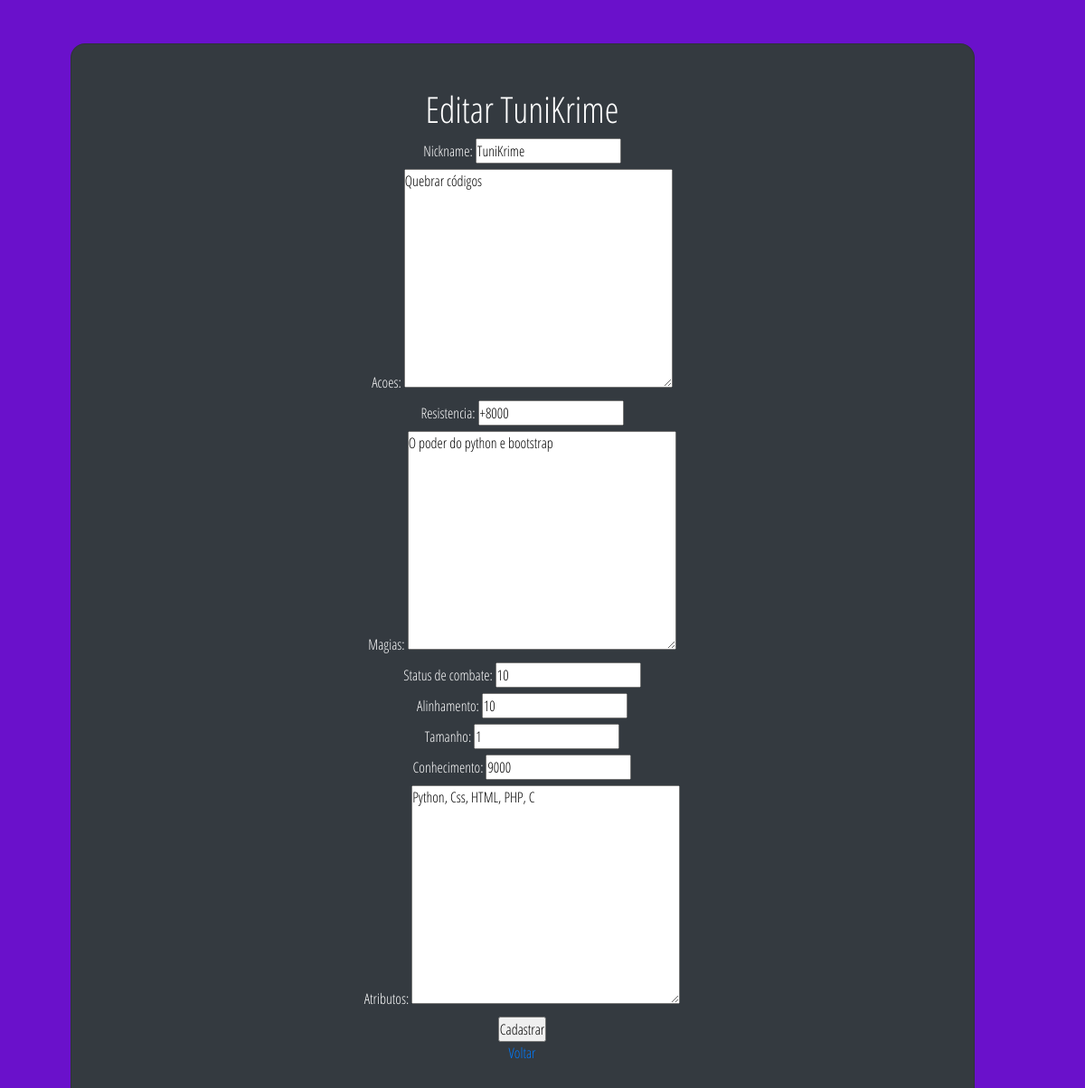
Screenshot of /editar-criatura/53/ (signed in) with the database file from the repository.
### bestiario_frontend/models.py (models this page shows)
class Criatura(models.Model):
    nickname = models.CharField(unique=True, max_length=100)
    atributos = models.TextField()
    status_combate = models.CharField(max_length=1024)
    tamanho = models.CharField(max_length=1024)
    conhecimento = models.CharField(max_length=1024)
    alinhamento = models.CharField(max_length=1024)
    resistencia = models.CharField(max_length=1024)
    acoes = models.TextField()
    magias = models.TextField()
    class Meta:
        db_table = 'criatura'

### bestiario_frontend/views.py (the view, shortened to what this page needs)
# urls.py: path('editar-criatura/<id>/', views.editarCriatura, name='editar-criatura'),
@login_required
def editarCriatura(request, id):
    try:
        criatura = Criatura.objects.get(id=id)
    except ObjectDoesNotExist or Exception:
        messages.error(request, "Erro, criatura não foi encontrada.")
        return redirect('painel')
    return render(request, 'editar-criatura.html', {'criatura': criatura})

### bestiario_frontend/templates/editar-criatura.html (shortened to what this page needs)
<!DOCTYPE html>
<html lang="en">
<head>
    {% load static %}
    <link href='{% static "style.css" %}' type="text/css" rel="stylesheet" />
    <link rel="stylesheet" href="{% static 'css/bootstrap.min.css' %}">
    <link rel="stylesheet" href="{% static 'fa/css/all.min.css' %}">
</head>
<body>
    <section class="cadastro">
        <div class="container py-5 h-100">
            <div class="row d-flex justify-content-center align-items-center h-100">
                <div class="col-12 col-md-8 col-lg-6 col-xl-5">
                    <div class="card bg-dark text-white" style="border-radius: 1rem;width: 1000px;margin-left: -300px;">
                        <div class="card-body p-5 text-center">
                            <div>
                                <h1>Editar {{criatura.nickname}}</h1>
                                <form action="#" method="POST">
                                    <label for="id_nickname">Nickname:</label>
                                    <input type="text" name="nickname" maxlength="100" id="id_nickname" value="{{ criatura.nickname }}">
                                    <br>
                                    <label for="id_acoes">Acoes:</label>
                                    <textarea name="acoes" cols="40" rows="10" id="id_acoes">{{ criatura.acoes}}</textarea>
                                    <br>
                                    <label for="id_resistencia">Resistencia:</label>
                                    <input type="text" name="resistencia" maxlength="1024" id="id_resistencia" value="{{ criatura.resistencia }}">
                                    <br>
                                    <label for="id_magias">Magias:</label>
                                    <textarea name="magias" cols="40" rows="10" id="id_magias">{{ criatura.magias }}</textarea>
                                    <br>
                                    <label for="id_status_combate">Status de combate:</label>
                                    <input type="text" name="status_combate" maxlength="1024" id="id_status_combate" value="{{ criatura.status_combate }}">
                                    <br>
                                    <label for="id_alinhamento">Alinhamento:</label>
                                    <input type="text" name="alinhamento" maxlength="1024" id="id_alinhamento" value="{{ criatura.alinhamento }}">
                                    <br>
                                    <label for="id_tamanho">Tamanho:</label>
                                    <input type="text" name="tamanho" maxlength="1024" id="id_tamanho" value="{{ criatura.tamanho }}">
                                    <br>
                                    <label for="id_conhecimento">Conhecimento:</label>
                                    <input type="text" name="conhecimento" maxlength="1024" id="id_conhecimento" value="{{ criatura.conhecimento }}">
                                    <br>
                                    <label for="id_atributos">Atributos:</label>
                                    <textarea name="atributos" cols="40" rows="10" id="id_atributos">{{ criatura.atributos }}</textarea>
                                    <br>
                                    <input type="submit" value="Cadastrar">
                                </form>
                                <a href="{% url 'painel' %}">Voltar</a>
                            </div>
                        </div>
                    </div>
                </div>
            </div>
        </div>
    </section>
</body>
</html>

### bestiario_frontend/static/style.css (style rules this page uses)
* { margin: 0; padding: 0; box-sizing: border-box; font-family: "Open Sans"; }
html,body { height: 100%; }
.cadastro { background-image: url("images/fundo.jpg"); background: #6a11cb; }

### rows the page displays
Criatura: nickname "TuniKrime", acoes "Quebrar códigos", resistencia "+8000", magias "O poder do python e bootstrap", status_combate "10", alinhamento "10", tamanho "1", conhecimento "9000", atributos "Python, Css, HTML, PHP, C"
